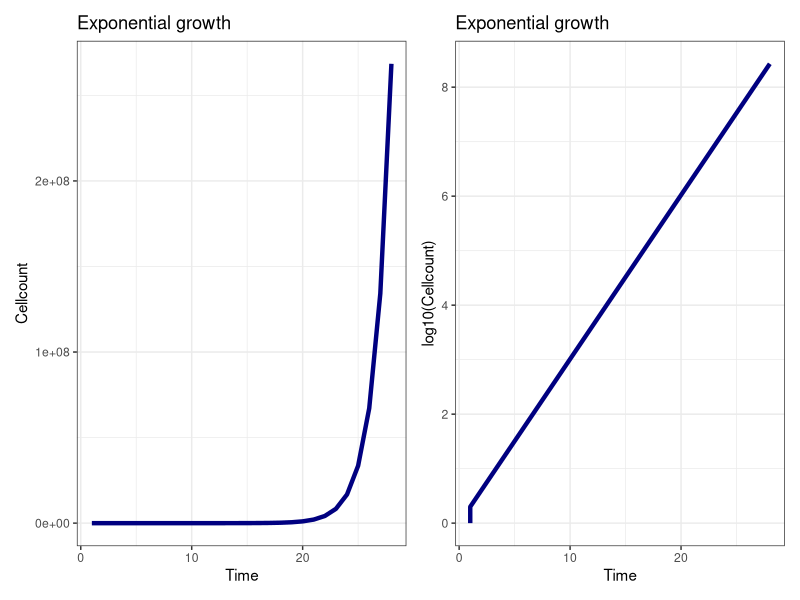

Write R code to recreate this figure.
## ---- chunk 1
knitr::opts_chunk$set(echo = TRUE)

# Setup chunk always runs when opening your RMD project. Instead of just blindly
# trying to install the packages, I first test if they are already installed by
# using `require`.

if(!require(tidyr)) install.packages("tidyr", repos = "http://cran.us.r-project.org")  
if(!require(ggplot2)) install.packages("ggplot2", repos = "http://cran.us.r-project.org") 
if(!require(patchwork)) install.packages("patchwork", repos = "http://cran.us.r-project.org")

library(dplyr)            # R data transformation package
library(ggplot2)          # Plotting
library(patchwork)        # Putting plots next to each other

theme_set(theme_bw())     # Set a theme for plotting in ggplot (but you can plot however you like ofc.)


L <- genomeLength <- 4629812              # Escherichia coli B REL606
m <- mutationRate <- 2.2*10^(-10)         # Lee et al. 2012 PNAS
P <- maxPopSize   <- 2*10^8               # max population size in the simulation


## ---- chunk 2

# Below is a simple function to model exponential growth. 
exponentialGrowth=function(maxPopsize){
  N <- 1 # Initial population size. In modelling, usually denoted with 'N'
  t <- 1 # Initial time point
  output <- data.frame(Time=t,Cellcount=N) # New (empty) dataframe containing two columns: Time, Cellcount
  while(N<maxPopsize){
     N <- 2*N   # Every cell divides, so the population size doubles
     output <- rbind(output,data.frame(Time=t,Cellcount=N)) # Add a row to the dataframe
     t<-t+1
  }
  return(output) # Return the dataframe
}

exp_growth=exponentialGrowth(P) # Run the simulation once, and store the result in "exp_growth"
 
## If you want to plot with base R, do this: plot(x=exp_growth$Time,y=exp_growth$Cellcount,type="l")

## But I like ggplot:
plot_norm <- exp_growth %>% 
  ggplot(aes(x=Time,y=Cellcount)) +
  geom_line(col="navy",size=1.5) +
  ggtitle("Exponential growth")

plot_ylog <- exp_growth %>% 
  ggplot(aes(x=Time,y=log10(Cellcount))) +
  geom_line(col="navy",size=1.5) +
  ggtitle("Exponential growth")

plot_norm + plot_ylog
